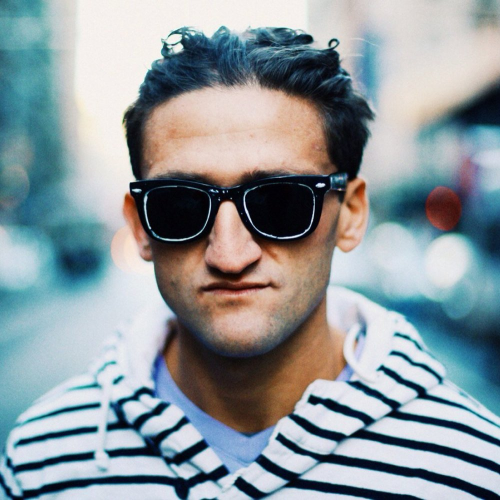
#> input picture Python/caseyneistat.jpeg, 1000 x 1000 px (shown at 1/2 size)
$ python obamacon.py
#> lines starting #> are read from the running program, lines starting #| are printed output that depends on the picture
from PIL import Image
puppy = Image.open("caseyneistat.jpeg")
#> puppy is the input picture: PIL image 1000x1000 RGB; mean R, G, B 141.4, 151.6, 156
#im.mode(RGB)
puppy.rotate(360).show()
width = 500
height = 700
Darkblue = (18, 6, 133)
Lightblue = (84, 232, 188)
red = (189, 45, 232)
yellow = (255, 223, 113)


#pixels2 = im.load()
#pixels = list(im.getdata())
#color = pixels[4, 5] # x = 4, y = 5 (0-indexed, of course)

pixels = list(puppy.getdata())
#> pixels = 1000000 items

'''R = getRed(pixels)
G = getGreen()
B = getBlue()'''

# [4 lines of commented-out code are left out]

'''for i in range(0, len(pixels)-1):
		x+=1
		y+=1
		z+=1
		list = pixels[x] + pixels[y] + pixels[z]'''
'''r = pixels[0]
g = pixels[1]
b = pixels[2]'''

pixels2 = []
x = -1

for p in pixels:
	x +=1
	r = p[0]
	g = p[1]
	b = p[2]
	sum = r + g + b
	if sum <= 182:
		pixels2.append(Darkblue)
	elif sum > 182 and sum < 364:
		pixels2.append(Lightblue)
	elif sum > 364 and sum < 546:
		pixels2.append(yellow)
	else:
		pixels2.append(red)
#> this loop made 1000000 passes
#> (r, g, b, sum) on passes 1 to 3: (45, 93, 105, 243), (44, 92, 104, 240), (46, 96, 107, 249)
#> after the loop, pixels2 = 1000000 items; x = 999999

image_out = Image.new(puppy.mode,puppy.size)
#> image_out: PIL image 1000x1000 RGB; every value is 0
image_out.putdata(pixels2)
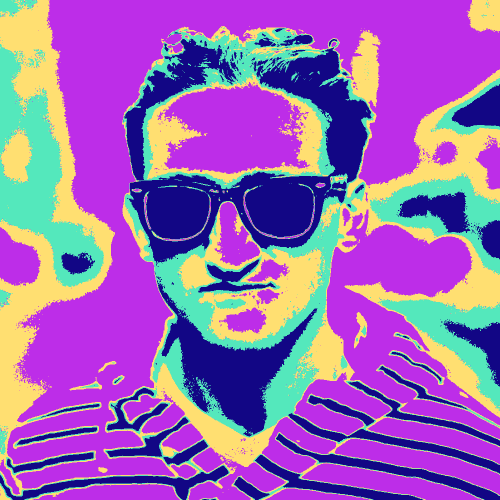
#> image_out: PIL image 1000x1000 RGB (shown at 1/2 size); mean R, G, B 153.9, 103.1, 182.7
image_out.save("output.jpg", "jpeg")
image_out.show()

'''Darkblue = (18, 6, 133)
Lightblue = (61, 246, 255)
red = (232, 50, 48)
yellow = (255, 223, 113)'''
